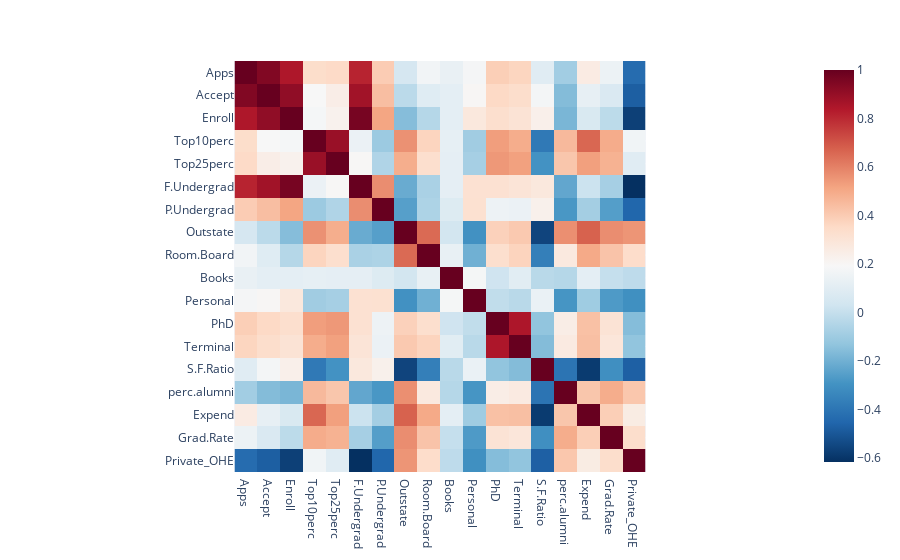

The code cell stored with this chart in its notebook:
### Markdown cell above
There are strong correlations between the number of applications, acceptance rate and enrollment numbers. It would be useful to see how the private/public feature factors in this. To do this we need to change the corresponding column to a numerical column.

### Code cell
college_data['Private_OHE'] = college_data.Private.eq("Yes").mul(1)
px.imshow(college_data.corr(), color_continuous_scale="rdbu_r")

### Figure 1 — Plotly figure (JSON) as saved in the notebook; plotly's stock layout.template omitted (floating-point values rounded to 4 significant figures; data arrays with more than 128 entries replaced by an {"elided": "..."} marker saying what was removed)
{"data": [{"coloraxis": "coloraxis", "hovertemplate": "x: %{x}<br>y: %{y}<br>color: %{z}<extra></extra>", "type": "heatmap", "x": ["Apps", "Accept", "Enroll", "Top10perc", "Top25perc", "F.Undergrad", "P.Undergrad", "Outstate", "Room.Board", "Books", "Personal", "PhD", "Terminal", "S.F.Ratio", "perc.alumni", "Expend", "Grad.Rate", "Private_OHE"], "y": ["Apps", "Accept", "Enroll", "Top10perc", "Top25perc", "F.Undergrad", "P.Undergrad", "Outstate", "Room.Board", "Books", "Personal", "PhD", "Terminal", "S.F.Ratio", "perc.alumni", "Expend", "Grad.Rate", "Private_OHE"], "z": {"elided": "18x18 float values"}}], "layout": {"coloraxis": {"colorscale": [[0, "rgb(5,48,97)"], [0.1, "rgb(33,102,172)"], [0.2, "rgb(67,147,195)"], [0.3, "rgb(146,197,222)"], [0.4, "rgb(209,229,240)"], [0.5, "rgb(247,247,247)"], [0.6, "rgb(253,219,199)"], [0.7, "rgb(244,165,130)"], [0.8, "rgb(214,96,77)"], [0.9, "rgb(178,24,43)"], [1, "rgb(103,0,31)"]]}, "margin": {"t": 60}, "xaxis": {"constrain": "domain", "scaleanchor": "y"}, "yaxis": {"autorange": "reversed", "constrain": "domain"}}}
